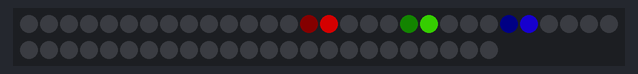
Bench run of a sketch on a simulated Arduino Uno, built with avr-gcc and run on an emulated ATmega328P. Shown: 54 RGB LEDs in strip order, left to right, continuing on the next row. Dim RGB values are drawn brighter than linear.

Above: at 1.48 s.
At 2.12 s:
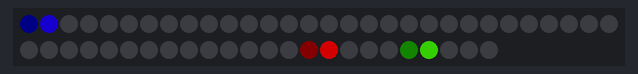
At 2.76 s:
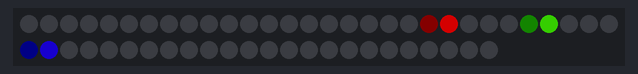
At 3.4 s:
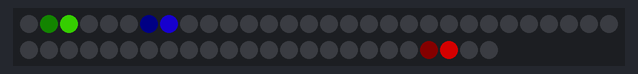
At 5.32 s:
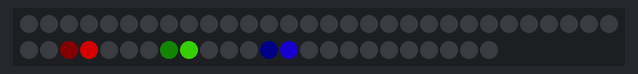
At 34.72 s:
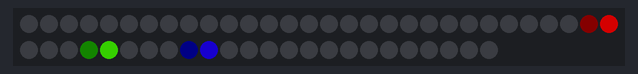

The sketch:

mover.ino
```cpp
/* mover

By: Andrew Tuline

Date: February 2015

This is a simple pixel moving routine for those of you that just like to count pixels on a strand.
I prefer to use sine waves as they provide a LOT of flexibility with less code for moving pixels around.

You should be able to add more variables, such as hues, hue rotation, direction and so forth.

*/


#include "FastLED.h"                                          // FastLED library. Preferably the latest copy of FastLED 2.1.

#if FASTLED_VERSION < 3001000
#error "Requires FastLED 3.1 or later; check github for latest code."
#endif

// Fixed definitions cannot change on the fly.
#define LED_DT 11                                             // Data pin to connect to the strip.
#define LED_CK 13
#define COLOR_ORDER BGR                                       // Are they RGB, GRB or what??
#define LED_TYPE APA102                                       // Don't forget to change LEDS.addLeds
#define NUM_LEDS 54                                           // Number of LED's.

// Initialize changeable global variables.
uint8_t max_bright = 128;                                     // Overall brightness definition. It can be changed on the fly.

struct CRGB leds[NUM_LEDS];                                   // Initialize our LED array.


// Define variables used by the sequence.

uint8_t thisdelay = 100;                                      // A delay value for the sequence(s).
uint8_t  thisfade = 192;                                      // How quickly does it fade? Lower = slower fade rate.


void setup() {
  delay(1000);                                                // Power-up safety delay or something like that.
  Serial.begin(57600);

//  LEDS.addLeds<LED_TYPE, LED_DT, COLOR_ORDER>(leds, NUM_LEDS);        // Use this for WS2812B
  LEDS.addLeds<LED_TYPE, LED_DT, LED_CK, COLOR_ORDER>(leds, NUM_LEDS);  // Use this for WS2801 or APA102

  FastLED.setBrightness(max_bright);
  set_max_power_in_volts_and_milliamps(5, 500);               // FastLED power management set at 5V, 500mA.
} // setup()


void loop () {
  ChangeMe();                                                 // Check the demo loop for changes to the variables.
  mover();                                                    // Call our sequence.
} // loop()


void mover() {
  static uint8_t hue = 0;
  for (int i = 0; i < NUM_LEDS; i++) {
    leds[i] += CHSV(hue, 255, 255);
    leds[(i+5) % NUM_LEDS] += CHSV(hue+85, 255, 255);         // We use modulus so that the location is between 0 and NUM_LEDS
    leds[(i+10) % NUM_LEDS] += CHSV(hue+170, 255, 255);       // Same here.
    show_at_max_brightness_for_power();
    fadeToBlackBy(leds, NUM_LEDS, thisfade);                  // Low values = slower fade.
    delay(thisdelay);                                         // UGH!!!! A blocking delay. If you want to add controls, they may not work reliably.
  }
} // mover()


void ChangeMe() {                                             // A time (rather than loop) based demo sequencer. This gives us full control over the length of each sequence.
  uint8_t secondHand = (millis() / 1000) % 15;                // IMPORTANT!!! Change '15' to a different value to change duration of the loop.
  static uint8_t lastSecond = 99;                             // Static variable, means it's only defined once. This is our 'debounce' variable.
  if (lastSecond != secondHand) {                             // Debounce to make sure we're not repeating an assignment.
    lastSecond = secondHand;
    switch(secondHand) {
      case  0: thisdelay=20; thisfade=240; break;             // You can change values here, one at a time , or altogether.
      case  5: thisdelay=50; thisfade=128; break;
      case 10: thisdelay=100; thisfade=64; break;             // Only gets called once, and not continuously for the next several seconds. Therefore, no rainbows.
      case 15: break;
    }
  }
} // ChangeMe()
```
